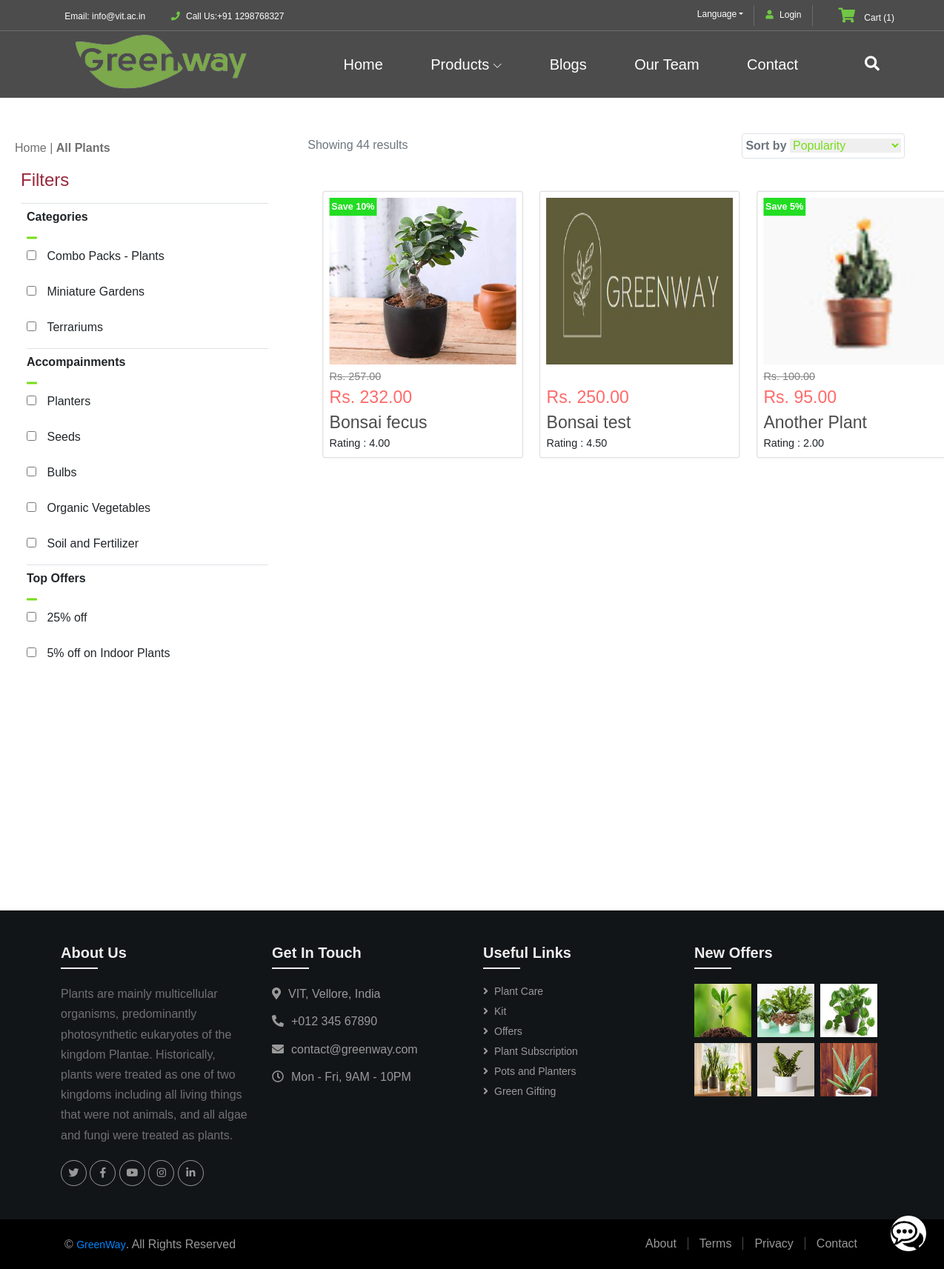
The app's page /products, older data.
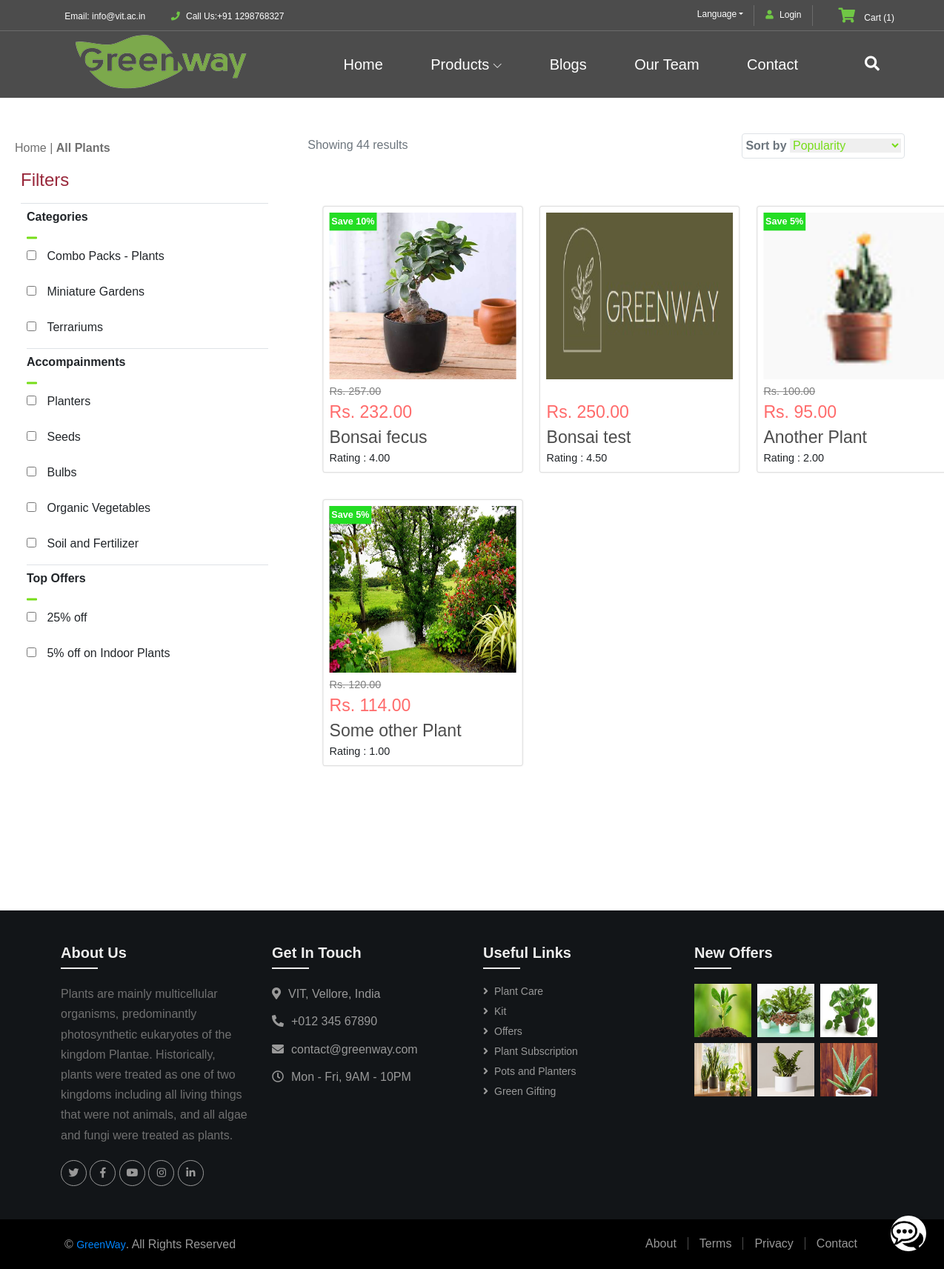
The same page, newer data.
### products/models.py (models this page shows, shortened)
class ItemsImages(models.Model):
    title = models.ForeignKey(ItemMain, on_delete=models.CASCADE)
    image = models.ImageField(upload_to = 'images')

class ItemMain(models.Model):
    title = models.CharField(max_length=50, unique=True)
    price = models.DecimalField(decimal_places=2, max_digits=25)
    description = models.TextField()
    category = models.ForeignKey(ItemsCat, on_delete=models.CASCADE)
    availablity = models.BooleanField(default=False)
    shippingCharges = models.IntegerField(default=0)
    offers = models.IntegerField(default=0)
    plantingAndCare = models.TextField()
    slug = models.SlugField(max_length=50,unique=True, default="", editable=False)
    def __str__(self) -> str:
        return self.title

class ItemRating(models.Model):
    title = models.ForeignKey(ItemMain, on_delete=models.CASCADE)
    ratingCount = models.IntegerField()
    rating = models.IntegerField()
    ratingValue = models.DecimalField(decimal_places=2, max_digits=10, editable=False)
    feedback = models.TextField(default="")

### products/views.py (the view)
# urls.py: path('products', views.items_display, name='itemlist'),
def items_display(request):
    items = ItemMain.objects.all()
    for i in ItemRating.objects.all():
        print(i.title, i.title_id)
    l = []
    for i in items:
        ll = []
        ll.append(ItemsImages.objects.filter(title=ItemMain.objects.filter(title = i.title)[0])[0].image)
        ll.append(ItemRating.objects.filter(title=ItemMain.objects.filter(title = i.title)[0])[0].ratingValue)
        ll.append(i.price)
        ll.append(i.description)
        ll.append(i.title)
        price = i.price
        offer = i.offers
        newPrice = price - (price * offer)//100
        ll.append(newPrice)
        ll.append(i.slug)
        ll.append(i.offers)
        l.append(ll)
    context = {
        "items": l
    }
    return render(request, "products/items_display.html", context)

### templates/products/items_display.html (shortened to what this page needs)
{% extends "base.html" %}
{% load static %}
{% block content %}
<link href='https://maxcdn.bootstrapcdn.com/bootstrap/4.0.0/css/bootstrap.min.css' rel='stylesheet'>
<link href='https://cdnjs.cloudflare.com/ajax/libs/font-awesome/4.7.0/css/font-awesome.min.css' rel='stylesheet'>
<link rel="stylesheet" href="{% static 'css/items_display.css' %}">
<div class="items_display">
<section id="sidebar">
    <p> Home | <b>All Plants</b></p>
    <div class="border-bottom pb-2 ml-2">
        <h4 id="burgundy">Filters</h4>
    </div>
    <div class="py-2 border-bottom ml-3">
        <h6 class="font-weight-bold">Categories</h6>
        <div id="orange"><span class="fa fa-minus"></span></div>
        <form>
            <div class="form-group"> <input type="checkbox" id="artisan"> <label for="artisan">Combo Packs - Plants</label> </div>
            <div class="form-group"> <input type="checkbox" id="breakfast"> <label for="breakfast">Miniature Gardens</label> </div>
            <div class="form-group"> <input type="checkbox" id="healthy"> <label for="healthy">Terrariums</label> </div>
        </form>
    </div>
    <div class="py-2 border-bottom ml-3">
        <h6 class="font-weight-bold">Accompainments</h6>
        <div id="orange"><span class="fa fa-minus"></span></div>
        <form>
            <div class="form-group"> <input type="checkbox" id="tea"> <label for="tea">Planters</label> </div>
            <div class="form-group"> <input type="checkbox" id="cookies"> <label for="cookies">Seeds</label> </div>
            <div class="form-group"> <input type="checkbox" id="pastries"> <label for="pastries">Bulbs</label> </div>
            <div class="form-group"> <input type="checkbox" id="dough"> <label for="dough">Organic Vegetables</label> </div>
            <div class="form-group"> <input type="checkbox" id="choco"> <label for="choco">Soil and Fertilizer</label> </div>
        </form>
    </div>
    <div class="py-2 ml-3">
        <h6 class="font-weight-bold">Top Offers</h6>
        <div id="orange"><span class="fa fa-minus"></span></div>
        <form>
            <div class="form-group"> <input type="checkbox" id="25off"> <label for="25">25% off</label> </div>
            <div class="form-group"> <input type="checkbox" id="5off"> <label for="5off" id="off">5% off on Indoor Plants</label> </div>
        </form>
    </div>
</section>
<section id="products">
    <div class="container">
        <div class="d-flex flex-row">
            <div class="text-muted m-2" id="res">Showing 44 results</div>
            <div class="ml-auto mr-lg-4">
                <div id="sorting" class="border rounded p-1 m-1"> <span class="text-muted"><b>Sort by</b></span> <select name="sort" id="sort">
                        <option value="popularity"><b>Popularity</b></option>
                    </select> </div>
            </div>
        </div>
    </div>
</section>
<section id="items">
    <div class="item-container">
        {% for item in items %}
        <div class="card">
            <a href="{% url 'itemView' the_slug=item.6 %}">
            <div class="card-image" style="background: url('/media/{{ item.0 }}') no-repeat; background-size: 100% 100%;">
                {% if item.7 != 0 %}
                <span class="offers">Save {{ item.7 }}%</span>
                {% endif%}
            </div></a>
            <div class="card-description">
                {% if item.5 != item.2 %}
                <span class="oldprice"><strike>Rs. {{ item.2 }}</strike></span>
                {% endif %}
                <br><span class="price">Rs. {{ item.5 }} <br> </span>
                <a class="title" href="{% url 'itemView' the_slug=item.6 %}">{{ item.4}} <br></a>
                Rating : {{ item.1 }} <br>
            </div>
        </div>
        {% endfor %}
    </div>
</section>
</div>
{% endblock content %}

### templates/base.html (shortened to what this page needs)
{% load static %}
<!DOCTYPE html>
<html lang="en">
<head>
    <link rel="stylesheet" type="text/css" href="{% static 'css/base.css' %}">
</head>
<body>
    {% include 'navbar.html' %}
    <div class="base-container">
    {% block content  %}
    {% endblock content %}
    </div>
    {% include 'chatbot.html' %}
    {% include 'footer.html' %}
</body>
</html>

### templates/navbar.html (shortened to what this page needs)
{% load static %}
<link rel="stylesheet" href="{% static 'css/home/navbar.css' %}">
<header class="header-area">
    <div class="top-header-area">
        <div class="container">
            <div class="row">
                <div class="col-12">
                    <div class="top-header-content d-flex align-items-center justify-content-between">
                        <div class="top-header-meta">
                            <a href="#" data-toggle="tooltip" data-placement="bottom"><i class="fa fa-envelope-o" aria-hidden="true"></i> <span>Email: info@vit.ac.in</span></a>
                            <a href="#" data-toggle="tooltip" data-placement="bottom"><i class="fa fa-phone" aria-hidden="true"></i> <span>Call Us:+91 1298768327</span></a>
                        </div>
                        <div class="top-header-meta d-flex">
                            <div class="language-dropdown">
                                <div class="dropdown">
                                    <button class="btn btn-secondary dropdown-toggle mr-30" type="button" id="dropdownMenuButton" data-toggle="dropdown" aria-haspopup="true" aria-expanded="false">Language</button>
                                </div>
                            </div>
                            <div class="login">
                                <a href="{% url 'login' %}"><i class="fa fa-user" aria-hidden="true"></i> <span>Login</span></a>
                            </div>
                            <div class="cart">
                                <a href="#"><i class="fa fa-shopping-cart" aria-hidden="true"></i> <span>Cart <span class="cart-quantity">(1)</span></span></a>
                            </div>
                        </div>
                    </div>
                </div>
            </div>
        </div>
    </div>
    <div class="alazea-main-menu">
        <div class="classy-nav-container breakpoint-off">
            <div class="container" style="padding: 0px;">
                <nav class="classy-navbar justify-content-between" id="alazeaNav">
                    <a href="{% url 'home' %}" class="nav-brand"><img src="{% static 'images/home/core-img/logo.png' %}" alt=""></a>
                    <div class="classy-menu">
                        <div class="classynav">
                            <ul>
                                <li><a href="index.html">Home</a></li>
                                <li><a href="#">Products</a>
                                </li>
                                <li><a href="shop.html">Blogs</a></li>
                                <li><a href="about.html">Our Team</a></li>
                                <li><a href="contact.html">Contact</a></li>
                            </ul>
                            <div id="searchIcon">
                                <i class="fa fa-search" aria-hidden="true"></i>
                            </div>
                        </div>
                    </div>
                </nav>
            </div>
        </div>
    </div>
</header>

### templates/chatbot.html (shortened to what this page needs)
{% load static %}
{% block content %}
<link rel="stylesheet" type="text/css" href="{% static 'css/chatbot.css' %}">
<div class="chat-bubble">
</div>
{% endblock content %}

### templates/footer.html
{% load static %}
<link href="https://stackpath.bootstrapcdn.com/bootstrap/4.4.1/css/bootstrap.min.css" rel="stylesheet">
<link href="https://cdnjs.cloudflare.com/ajax/libs/font-awesome/5.10.0/css/all.min.css" rel="stylesheet">
<link href="{% static 'css/footer.css' %}" rel="stylesheet">
<div class="footer">
    <div class="container">
        <div class="row">
            <div class="col-md-6 col-lg-3">
                <div class="footer-about">
                    <h3>About Us</h3>
                    <p>
                        Plants are mainly multicellular organisms, predominantly photosynthetic eukaryotes of the kingdom Plantae. Historically, plants were treated as one of two kingdoms including all living things that were not animals, and all algae and fungi were treated as plants.
                    </p>
                    <div class="footer-social">
                        <a href=""><i class="fab fa-twitter"></i></a>
                        <a href=""><i class="fab fa-facebook-f"></i></a>
                        <a href=""><i class="fab fa-youtube"></i></a>
                        <a href=""><i class="fab fa-instagram"></i></a>
                        <a href=""><i class="fab fa-linkedin-in"></i></a>
                    </div>
                </div>
            </div>
            <div class="col-md-6 col-lg-3">
                <div class="footer-contact">
                    <h3>Get In Touch</h3>
                    <p><i class="fa fa-map-marker-alt"></i>VIT, Vellore, India</p>
                    <p><i class="fa fa-phone-alt"></i>+012 345 67890</p>
                    <p><i class="fa fa-envelope"></i>contact@greenway.com</p>
                    <p><i class="far fa-clock"></i>Mon - Fri, 9AM - 10PM</p>
                </div>
            </div>
            <div class="col-md-6 col-lg-3">
                <div class="footer-links">
                    <h3>Useful Links</h3>
                    <a href="">Plant Care</a>
                    <a href="">Kit</a>
                    <a href="">Offers</a>
                    <a href="">Plant Subscription</a>
                    <a href="">Pots and Planters</a>
                    <a href="">Green Gifting</a>
                </div>
            </div>
            <div class="col-md-6 col-lg-3">
                <div class="footer-project">
                    <h3>New Offers</h3>
                    <a href=""><img src="{% static 'images/footer/img-1.jpg' %}" alt="Image"></a>
                    <a href=""><img src="{% static 'images/footer/img-2.jpg' %}" alt="Image"></a>
                    <a href=""><img src="{% static 'images/footer/img-3.jpg' %}" alt="Image"></a>
                    <a href=""><img src="{% static 'images/footer/img-4.jpg' %}" alt="Image"></a>
                    <a href=""><img src="{% static 'images/footer/img-5.jpg' %}" alt="Image"></a>
                    <a href=""><img src="{% static 'images/footer/img-6.jpg' %}" alt="Image"></a>
                </div>
            </div>
        </div>
    </div>
    <div class="copyright">
        <div class="container">
            <div class="row align-items-center" style="width: 100%;">
                <div class="col-md-6">
                    <div class="copy-text">
                        <p>&copy; <a href="#">GreenWay</a>. All Rights Reserved</p>
                    </div>
                </div>
                <div class="col-md-6">
                    <div class="copy-menu">
                        <a href="">About</a>
                        <a href="">Terms</a>
                        <a href="">Privacy</a>
                        <a href="">Contact</a>
                    </div>
                </div>
            </div>
        </div>
    </div>
</div>

Row changes from the older to the newer data that the page shows:
added ItemsImages: image (picture)
added ItemMain: price "120.00", title "Some other Plant"
added ItemRating: ratingValue "1.00"
Text that changed along with them:
new list line: "Save 5 % Rs. Rs. 114.00 Rating :"
